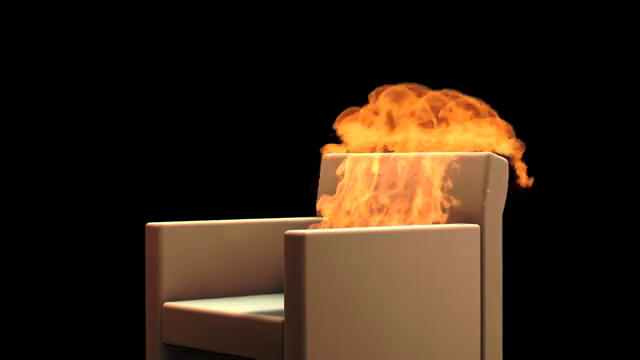
#> input picture frame 15 of src/chair.mp4, 640 x 360 px
$ python fire-detector.py
#> lines starting #> are read from the running program, lines starting #| are printed output that depends on the picture; after the words box and inside, x2 and y2 are one past the last pixel; in counts of white or black regions, pixels touching at a corner belong together

import cv2
import numpy as np
import smtplib
import playsound
import threading

Alarm_Status = False
Email_Status = False
Fire_Reported = 0

def play_alarm_sound_function():
	while True:
		playsound.playsound('alarm-sound.mp3',True)

def send_mail_function():

    recipientEmail = "Enter_Recipient_Email"
    recipientEmail = recipientEmail.lower()

    try:
        server = smtplib.SMTP('smtp.gmail.com', 587)
        server.ehlo()
        server.starttls()
        server.login("Enter_Your_Email (System Email)", 'Enter_Your_Email_Password (System Email')
        server.sendmail('Enter_Your_Email (System Email)', recipientEmail, "Warning A Fire Accident has been reported on ABC Company")
        print("sent to {}".format(recipientEmail))
        server.close()
    except Exception as e:
    	print(e)


video = cv2.VideoCapture("chair.mp4") # If you want to use webcam use Index like 0,1.

while True:
    (grabbed, frame) = video.read()
#> frame is the input picture: shape (360, 640, 3); mean B, G, R 20.9, 34.9, 50.6
    if not grabbed:
        break

    frame = cv2.resize(frame, (960, 540))
#> frame: shape (540, 960, 3)

    blur = cv2.GaussianBlur(frame, (21, 21), 0)
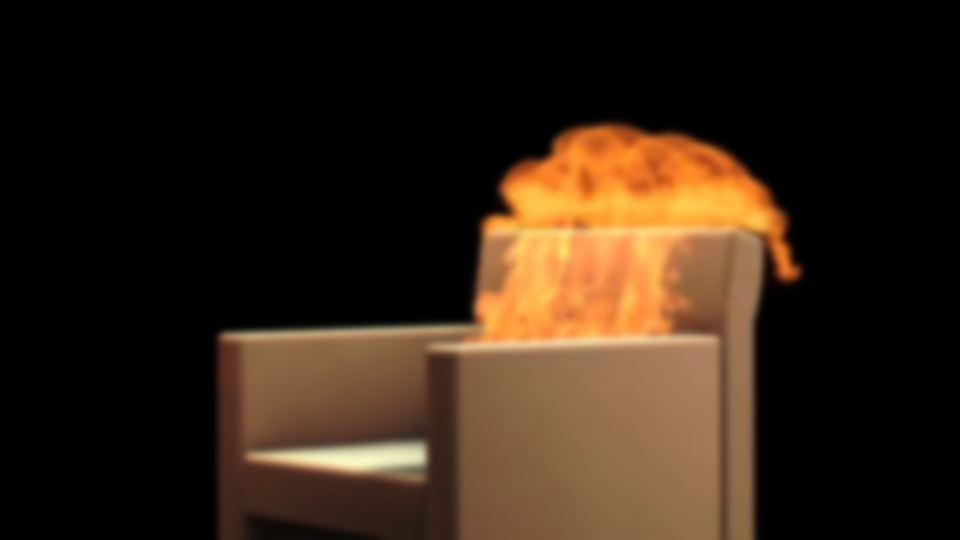
#> blur: shape (540, 960, 3); mean B, G, R 20.9, 34.8, 50.6
    hsv = cv2.cvtColor(blur, cv2.COLOR_BGR2HSV)
#> hsv: shape (540, 960, 3); mean H, S, V 4.9, 50.3, 50.6

    lower = [18, 50, 50]
    upper = [35, 255, 255]
    lower = np.array(lower, dtype="uint8")
    upper = np.array(upper, dtype="uint8")

    mask = cv2.inRange(hsv, lower, upper)
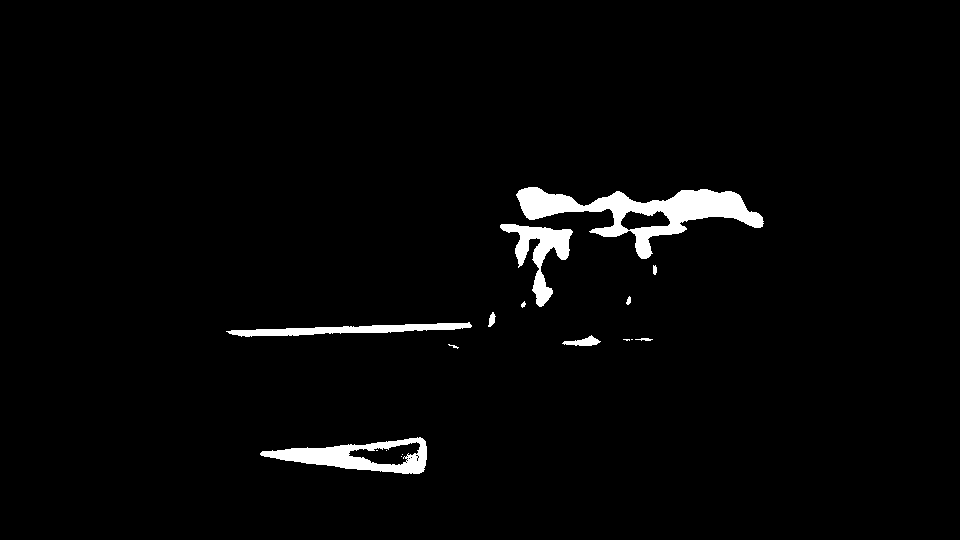
#> mask: shape (540, 960); 2.5% white; 17 white regions (7 under 20 px), largest, box (x1, y1, x2, y2) and area: (516, 187, 764, 259) 6110, (260, 437, 427, 474) 2753, (500, 224, 573, 307) 2050

    output = cv2.bitwise_and(frame, hsv, mask=mask)
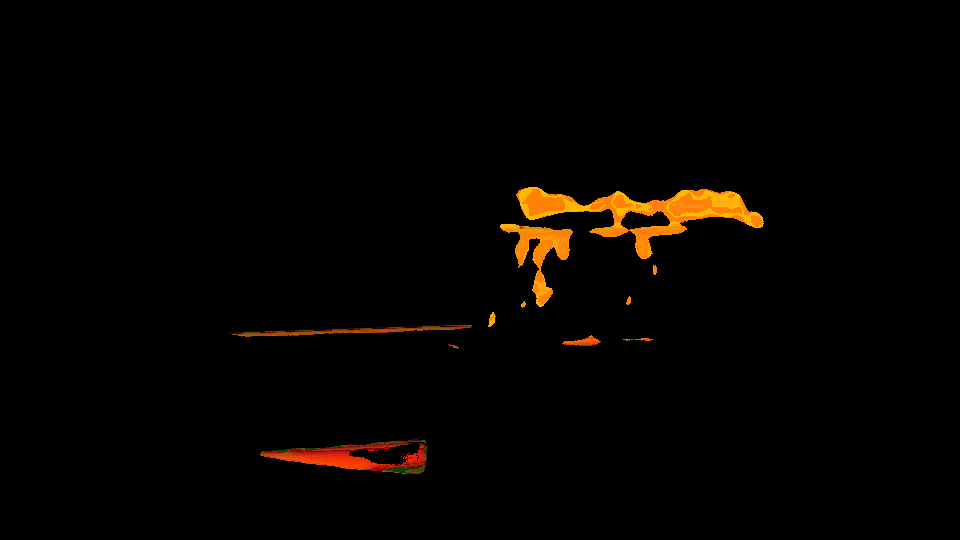
#> output: shape (540, 960, 3); mean B, G, R 0.2, 2.8, 5.4

    no_red = cv2.countNonZero(mask)
#> no_red = 12986

    if int(no_red) > 15000:
        Fire_Reported = Fire_Reported + 1

    cv2.imshow("output", output)

    if Fire_Reported >= 1:

    	if Alarm_Status == False:
    		threading.Thread(target=play_alarm_sound_function).start()
    		Alarm_Status = True

    if cv2.waitKey(1) & 0xFF == ord('q'):
#> (key q is pressed here)
        break

cv2.destroyAllWindows()
video.release()

$ run again, starting later in the video
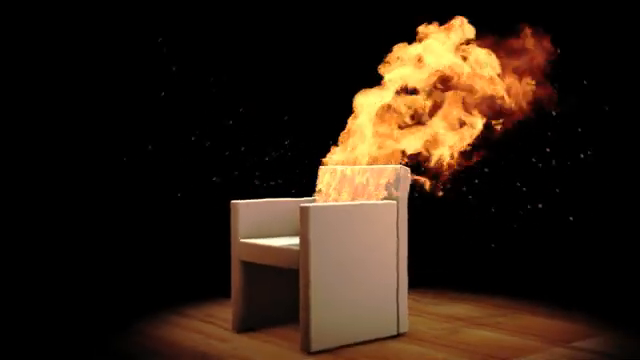
#> input picture frame 67 of src/chair.mp4, 640 x 360 px
#> frame is the input picture: shape (360, 640, 3); mean B, G, R 18.5, 31.5, 46.8
#> frame: shape (540, 960, 3)
#> hsv: shape (540, 960, 3); mean H, S, V 5.2, 60.4, 46.8
#> `mask = cv2.inRange(hsv, lower, upper)`:
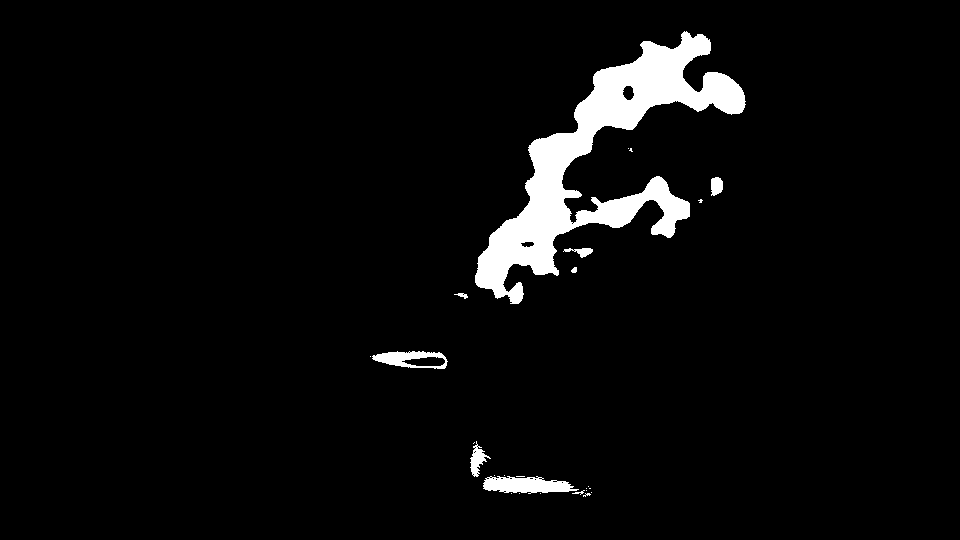
#> mask: shape (540, 960); 4.3% white; 26 white regions (17 under 20 px), largest, box (x1, y1, x2, y2) and area: (475, 31, 746, 304) 19727, (483, 476, 579, 494) 1172, (372, 351, 448, 369) 729
#> `output = cv2.bitwise_and(frame, hsv, mask=mask)`:
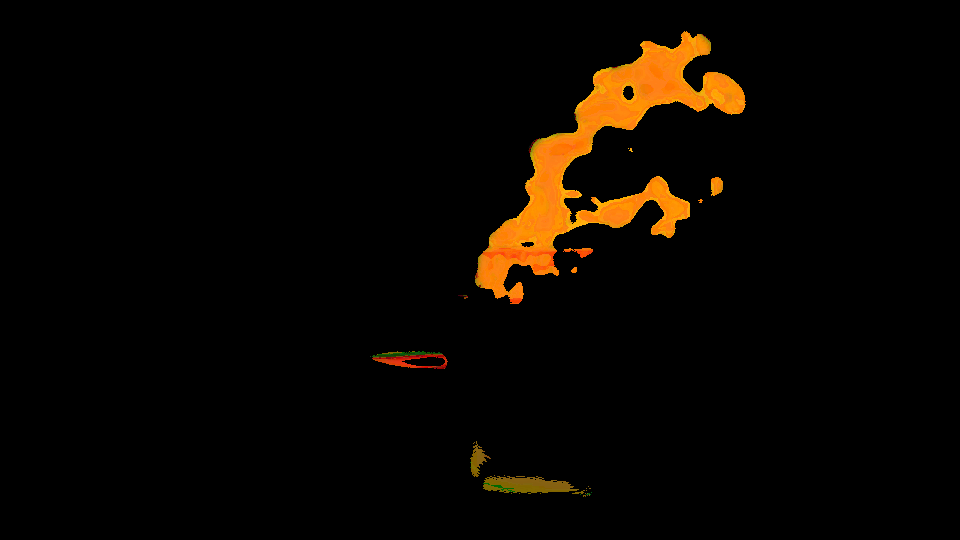
#> output: shape (540, 960, 3); mean B, G, R 0.5, 5.7, 10.2
#> no_red = 22420

$ run again, starting later in the video
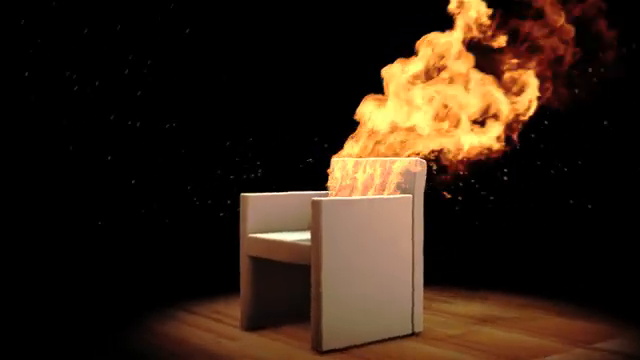
#> input picture frame 120 of src/chair.mp4, 640 x 360 px
#> frame is the input picture: shape (360, 640, 3); mean B, G, R 20.1, 34, 50.2
#> frame: shape (540, 960, 3)
#> hsv: shape (540, 960, 3); mean H, S, V 7.1, 69.1, 50.2
#> `mask = cv2.inRange(hsv, lower, upper)`:
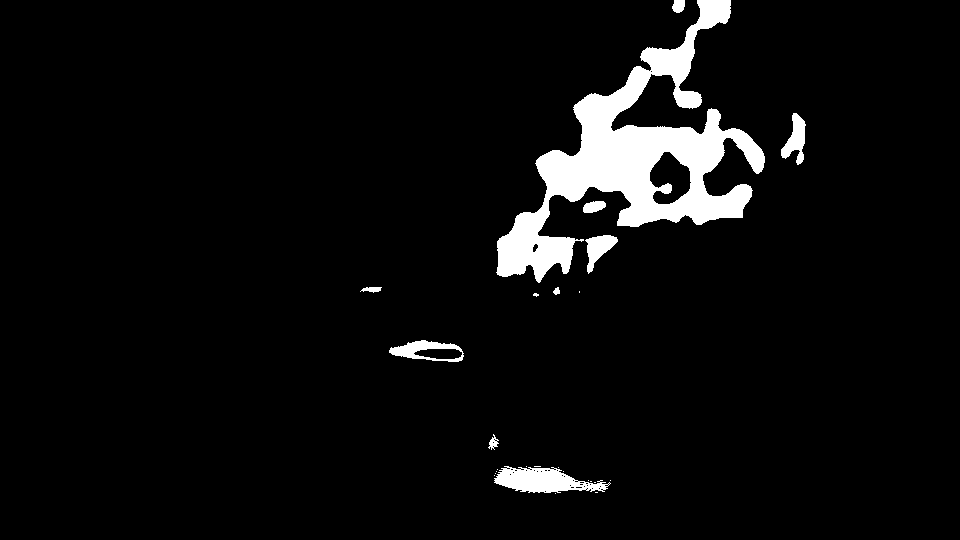
#> mask: shape (540, 960); 5.2% white; 26 white regions (16 under 20 px), largest, box (x1, y1, x2, y2) and area: (496, 0, 765, 283) 22245, (494, 466, 611, 493) 1862, (389, 340, 464, 362) 755
#> `output = cv2.bitwise_and(frame, hsv, mask=mask)`:
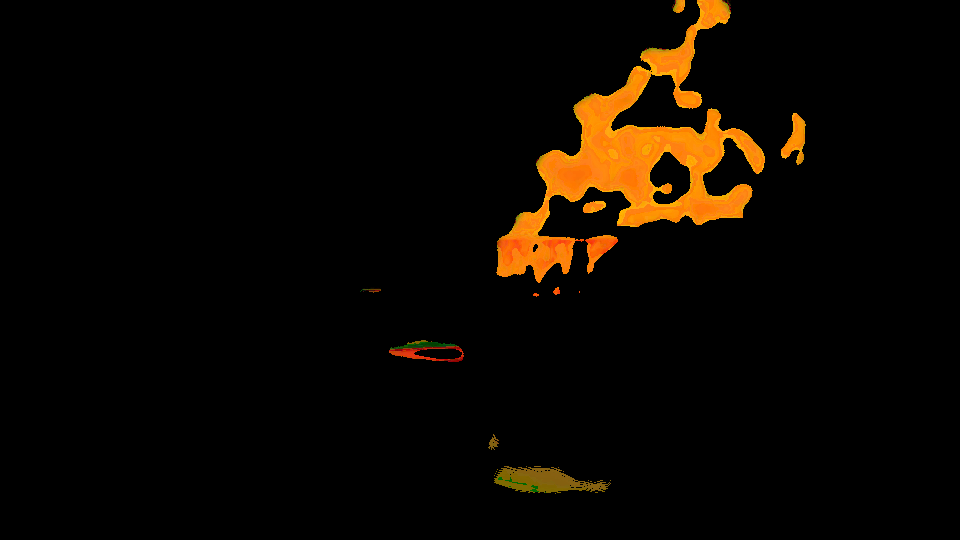
#> output: shape (540, 960, 3); mean B, G, R 0.5, 6.8, 12.2
#> no_red = 26730
